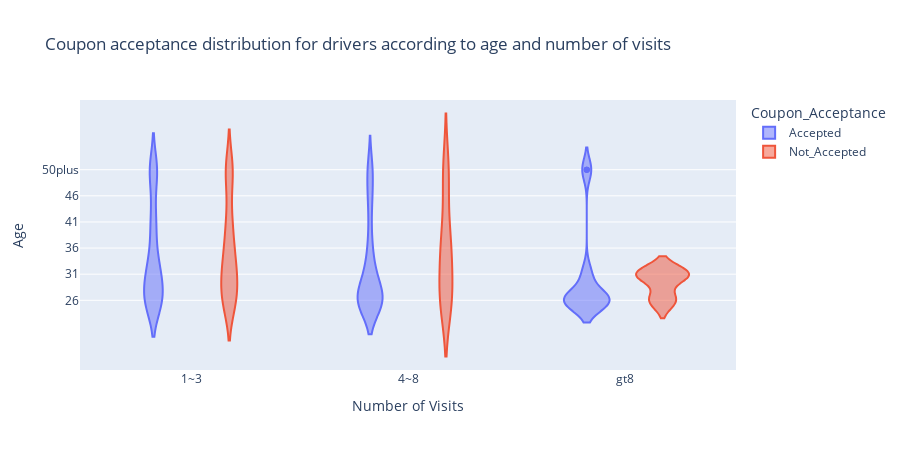

Notebook source saved alongside this figure:
### Markdown cell above
There are no clear trends across age groups. We will explore the distribution of each Bar Visit subsets to get a better understanding of its composition.

### Code cell
#Create a bar chart illustrating the frequency of attendence and acceptance rate
fig_vio_group1 = px.violin(data_bar_visits_Age, x ='Bar',y='age', color='Coupon_Acceptance', 
                       title = 'Coupon acceptance distribution for drivers according to age and number of visits',
                      width = 900, height = 450)
fig_vio_group1.update_xaxes(categoryorder = 'array', categoryarray = ['1~3', '4~8', 'gt8'])
fig_vio_group1.update_yaxes(categoryorder='category ascending')
fig_vio_group1.update_layout(
    xaxis_title='Number of Visits',
    yaxis_title= 'Age')
fig_vio_group1

### Figure 1 — Plotly figure (JSON) as saved in the notebook; plotly's stock layout.template omitted (floating-point values rounded to 4 significant figures; data arrays with more than 128 entries replaced by an {"elided": "..."} marker saying what was removed)
{"data": [{"alignmentgroup": "True", "box": {"visible": false}, "hovertemplate": "Coupon_Acceptance=Accepted<br>Bar=%{x}<br>age=%{y}<extra></extra>", "legendgroup": "Accepted", "marker": {"color": "#636efa"}, "name": "Accepted", "offsetgroup": "Accepted", "orientation": "v", "scalegroup": "True", "showlegend": true, "type": "violin", "x": {"elided": "278 str values"}, "x0": " ", "xaxis": "x", "y": {"elided": "278 str values"}, "y0": " ", "yaxis": "y"}, {"alignmentgroup": "True", "box": {"visible": false}, "hovertemplate": "Coupon_Acceptance=Not_Accepted<br>Bar=%{x}<br>age=%{y}<extra></extra>", "legendgroup": "Not_Accepted", "marker": {"color": "#EF553B"}, "name": "Not_Accepted", "offsetgroup": "Not_Accepted", "orientation": "v", "scalegroup": "True", "showlegend": true, "type": "violin", "x": ["gt8", "4~8", "1~3", "1~3", "1~3", "1~3", "1~3", "1~3", "1~3", "4~8", "4~8", "4~8", "1~3", "4~8", "1~3", "1~3", "1~3", "1~3", "4~8", "4~8", "1~3", "1~3", "1~3", "1~3", "1~3", "1~3", "1~3", "1~3", "1~3", "4~8", "1~3", "1~3", "4~8", "1~3", "1~3", "1~3", "1~3", "1~3", "4~8", "4~8", "4~8", "1~3", "1~3", "1~3", "1~3", "1~3", "1~3", "gt8", "1~3", "1~3", "1~3", "1~3", "1~3", "1~3", "1~3", "1~3", "1~3", "1~3", "1~3", "1~3", "1~3", "4~8", "4~8", "4~8", "gt8", "gt8", "1~3", "1~3", "1~3", "1~3", "1~3", "1~3", "1~3", "4~8", "1~3", "1~3", "1~3", "1~3", "1~3", "1~3", "1~3", "1~3", "1~3", "1~3", "1~3", "1~3", "1~3", "1~3", "1~3", "1~3", "1~3", "1~3", "1~3", "1~3", "1~3", "1~3", "1~3", "4~8", "gt8", "gt8", "gt8", "gt8", "1~3", "1~3", "1~3", "1~3", "1~3", "1~3", "4~8", "4~8", "4~8", "4~8", "4~8", "1~3", "1~3", "1~3", "1~3", "1~3", "1~3", "1~3", "1~3", "gt8", "1~3", "1~3", "1~3"], "x0": " ", "xaxis": "x", "y": ["31", "26", "50plus", "31", "50plus", "26", "26", "36", "36", "26", "36", "31", "50plus", "46", "50plus", "50plus", "31", "31", "50plus", "50plus", "41", "41", "41", "41", "31", "26", "36", "36", "31", "31", "31", "31", "26", "50plus", "26", "26", "36", "36", "41", "26", "26", "26", "26", "26", "26", "26", "26", "31", "36", "36", "36", "41", "41", "41", "50plus", "50plus", "50plus", "50plus", "36", "36", "36", "50plus", "50plus", "26", "26", "26", "36", "36", "26", "46", "31", "31", "31", "26", "31", "31", "50plus", "50plus", "50plus", "26", "26", "50plus", "50plus", "26", "26", "26", "26", "50plus", "50plus", "26", "26", "26", "26", "26", "26", "31", "31", "26", "31", "31", "31", "31", "41", "31", "31", "31", "46", "46", "36", "36", "36", "36", "36", "31", "31", "31", "41", "41", "31", "31", "26", "26", "31", "31", "26"], "y0": " ", "yaxis": "y"}], "layout": {"height": 450, "legend": {"title": {"text": "Coupon_Acceptance"}, "tracegroupgap": 0}, "title": {"text": "Coupon acceptance distribution for drivers according to age and number of visits"}, "violinmode": "group", "width": 900, "xaxis": {"anchor": "y", "categoryarray": ["1~3", "4~8", "gt8"], "categoryorder": "array", "domain": [0, 1], "title": {"text": "Number of Visits"}}, "yaxis": {"anchor": "x", "categoryorder": "category ascending", "domain": [0, 1], "title": {"text": "Age"}}}}
